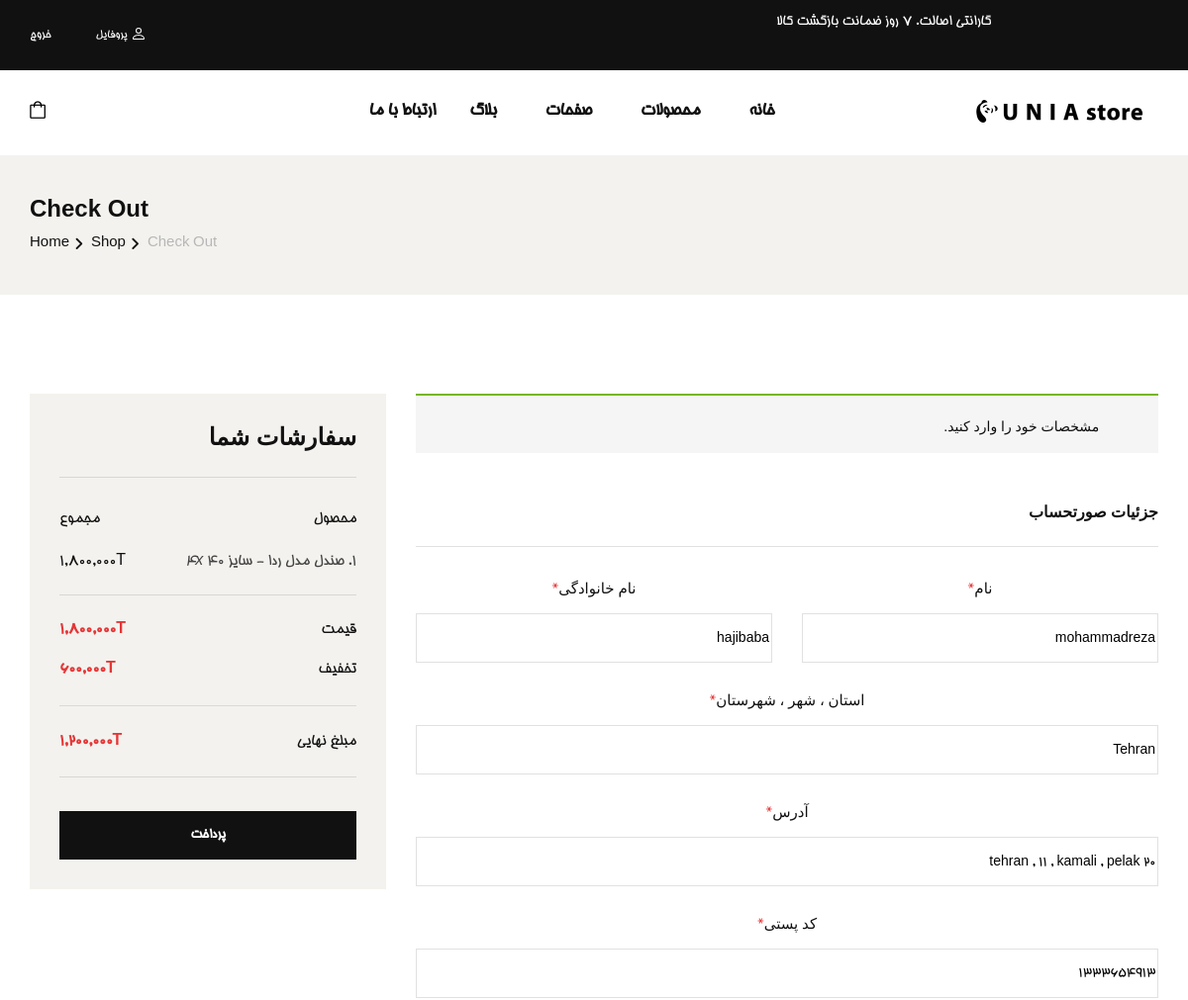
The app's page /order (signed in, upper part), older data.
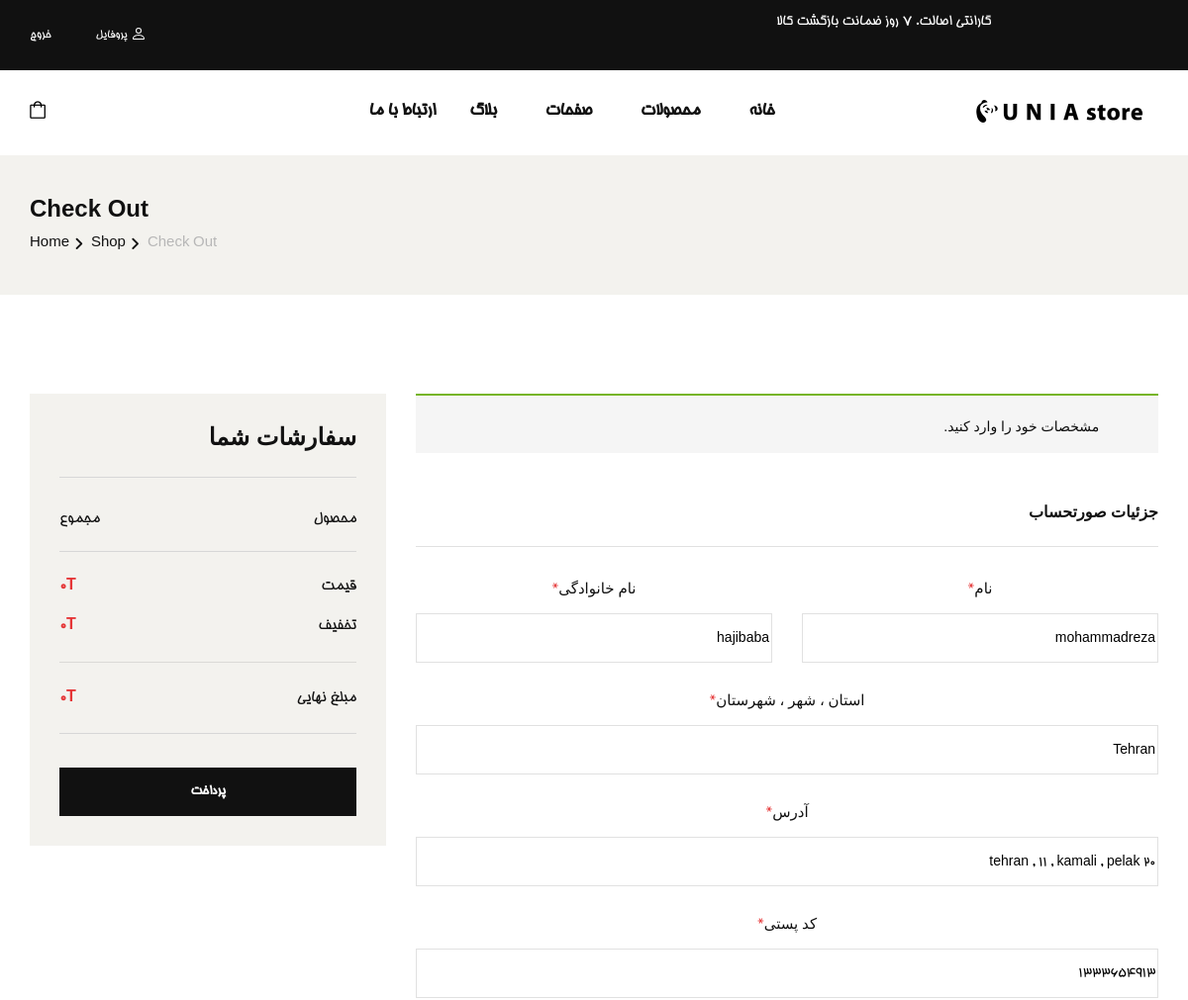
The same page, newer data.
### shop/models.py (models this page shows, shortened)
class CartItem(models.Model):
    shopCart = models.ForeignKey(ShopCart, on_delete=models.CASCADE)
    variantProduct = models.ForeignKey(
        VariantProduct, on_delete=models.CASCADE, null=True, blank=True)
    quantity = models.IntegerField(default=0, blank=True, null=True)
    createDate = models.DateField(null=True)

class VariantProduct(models.Model):
    product = models.ForeignKey(Product, on_delete=models.CASCADE)
    quantity = models.IntegerField(default=0)
    dkpc = models.CharField(unique=True, max_length=12, null=True, blank=True)
    size = models.IntegerField()
    mainPrice = models.IntegerField()
    discountPrice = models.IntegerField(null=True, blank=True)
    def __str__(self):
        return f'{self.product} - سایز {self.size}'

class Product(models.Model):
    name = models.CharField(max_length=50)
    desciption = models.TextField(max_length=300, null=True, blank=True)
    category = models.ManyToManyField(Category)
    dkp = models.CharField(unique=True, max_length=12, null=True, blank=True)
    createDate = models.DateField(null=True)
    averageRating = models.FloatField(null=True, blank=True , default=0.0)
    ratingCount = models.IntegerField(null=True, blank=True , default=0)
    cover = models.ImageField(
        upload_to='images/', default=None, blank=True, null=True)
    def __str__(self):
        return self.name

### shop/views.py (the view)
# urls.py: path('order', views.order, name='order'),
def order(request):
    if(request.POST):
        try:
            if(request.POST['update'] == 'on'):
                User.objects.filter(username=request.user).update(
                    first_name=request.POST['fname'], last_name=request.POST['lname'], email=request.POST['email'])
                Profile.objects.filter(user=request.user).update(mobilePhone=request.POST['mobilephone'],
                                address=request.POST['address'],city=request.POST['city'],
                                postalCode=request.POST['postalcode'], phone=request.POST['phone'])
            cartitems = CartItem.objects.filter(shopCart__user=request.user)
            informations = "نام: "+request.POST['fname']+" "+request.POST['lname']+"\nآدرس: " + \
                request.POST['city']+', '+request.POST['address'] + "\nکدپستی: "+request.POST['postalcode'] + \
                "\nتلفن‌همراه: "+request.POST['mobilephone']+" ، تلفن‌ثابت: " + \
                request.POST['phone']+"\nایمیل: "+request.POST['email']+"\n"
            order = Order.objects.create(user=request.user, createDate=datetime.now()
                                        , informations=informations, note=request.POST['note'])
            for cartitem in cartitems:
                OrderItem.objects.create(order=order, variantProduct=cartitem.variantProduct,
                                         price=cartitem.variantProduct.discountPrice, status=1,quantity=cartitem.quantity)
                VariantProduct.objects.filter(id=cartitem.variantProduct.id).update(quantity=F('quantity')-cartitem.quantity)
                CartItem.objects.filter(id=cartitem.id).delete()
                ''' API for decrease quantity on digikala

                url = f"https://seller.digikala.com/api/v1/variants/{cartitem.variantProduct.dkpc}/"
                payload = f"{{\n    \"seller_stock\": {VariantProduct.objects.get(id=cartitem.variantProduct.id).quantity} }}"
                headers = {
                    'Authorization': API_KEY
                }
                response = requests.request("PUT", url, headers=headers, data=payload)

                '''
            return redirect('shoppingcart')
        except Exception as e:
            print('\033[91m' + "print EXCEPTION :  " + str(e) + '\033[0m')
    else:
        shopcart = ShopCart.objects.get(user=request.user)
        cartitems = CartItem.objects.filter(shopCart=shopcart)
        totalmain = 0
        totaldiscount = 0
        for item in cartitems:
            totalmain = totalmain+(item.variantProduct.mainPrice*item.quantity)
            totaldiscount = totaldiscount + \
                (item.variantProduct.discountPrice*item.quantity)
        context = {'cartitems': cartitems, 'totalmain': totalmain,
                   'totaldiscount': totaldiscount }
        return render(request, 'shop/order.html', context)

### shop/templates/shop/order.html (shortened to what the changed rows need)
{% extends 'base.html' %}
{%load mathfilters %}
{% load humanize %}
{% block content %}
    <section class="checkout spad">
        <div class="container" style="direction: rtl;text-align: right;">
            <div class="checkout__form">
                <form id="order" method="POST" action={% url 'order' %}>
                    <div class="row">
                        <div class="col-lg-4 col-md-6" style="text-align: right;direction: ltr;">
                            <div class="checkout__order">
                                <ul class="checkout__total__products">
                                {%for item in cartitems%}
                                    <li style="direction: rtl;">{{ forloop.counter }}. {{item.variantProduct}} <i>{{item.quantity}}x</i> <span> {{item.variantProduct.mainPrice| mul:item.quantity |intcomma}}T</span></li>
                                {%endfor%}
                                </ul>
                                <ul class="checkout__total__all">
                                    <li>قیمت <span>{{totalmain|intcomma}}T</span></li>
                                    <li>تخفیف <span>{{totalmain| sub:totaldiscount|intcomma}}T</span></li>
                                    <li>مبلغ نهایی <span>{{totaldiscount|intcomma}}T</span></li>
                                </ul>
                            </div>
                        </div>
                    </div>
                </form>
            </div>
        </div>
    </section>
    {%endblock%}

Row changes from the older to the newer data that the page shows:
removed CartItem: variantProduct "صندل مدل ردا - سایز 40", quantity "4", variantProduct.mainPrice|mul "1,800,000"
Text that changed along with them:
{{ totalmain|intcomma }}: "1,800,000" → "0"
{{ totalmain| sub:totaldiscount|intcomma }}: "600,000" → "0"
{{ totaldiscount|intcomma }}: "1,200,000" → "0"
